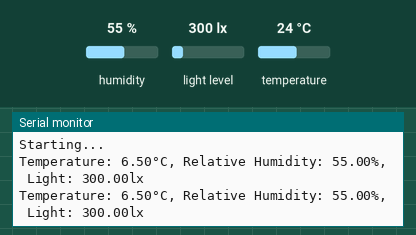
A program run on a simulated ESP32-C3. Shown: the last lines printed to the serial monitor. Inputs (shaded band) come from the test bench; at power-on: humidity 55 %, light level 300 lx, temperature 24 °C.

Above: at 3.8 s.
3.9 s: humidity set to 22 %
At 7.3 s:
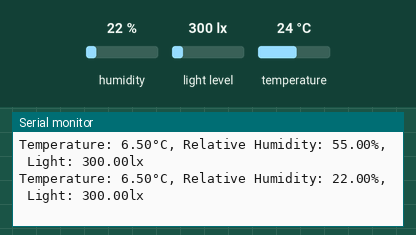
7.8 s: light level set to 40 lx
At 9.9 s:
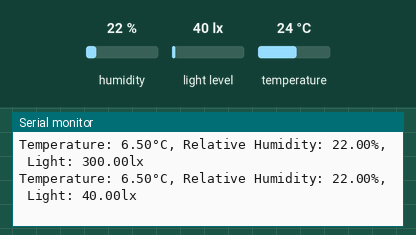
11.7 s: temperature set to 12 °C
At 12.5 s:
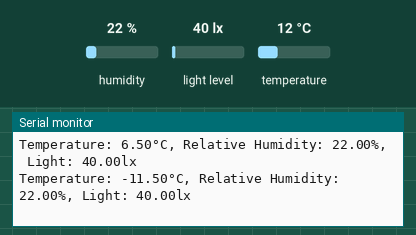

The program:

main.cpp
```cpp
#include <Arduino.h>
#include <Wire.h>
#include <BH1750.h>
#include "ClosedCube_HDC1080.h"

#define IIC_SDA_PIN 5
#define IIC_SCL_PIN 6
#define DELAY_MS 3000

ClosedCube_HDC1080 hdc1080;
BH1750 lightMeter(0x23); // Unsoldered: 0x23 / Soldered: 0x5C
float tempOffset = -7;

void setup()
{
  Serial.begin(115200);
  Serial.setTxTimeoutMs(0);
  Serial.println("Starting...");

  Wire.begin(IIC_SDA_PIN, IIC_SCL_PIN);
  hdc1080.begin(0x40);
  lightMeter.begin(BH1750::CONTINUOUS_HIGH_RES_MODE);
}

float calcTemp()
{
  float internalTemp = temperatureRead();
  float externalTemp = hdc1080.readTemperature();
  return externalTemp - (abs(internalTemp - externalTemp) / 2.0) + tempOffset;
}

void loop()
{
  Serial.print("Temperature: ");
  Serial.print(calcTemp());
  Serial.print("°C, Relative Humidity: ");
  Serial.print(hdc1080.readHumidity());
  Serial.print("%, Light: ");
  Serial.print(lightMeter.readLightLevel());
  Serial.println("lx");
  delay(DELAY_MS);
}
```

Measured:
- after the input at 3.9 s, the serial monitor: prints a new line after 2.2 s (image 1)
- after the input at 7.8 s, the serial monitor: prints a new line after 1.3 s (image 2)
- after the input at 11.7 s, the serial monitor: prints a new line after 0.47 s (image 3)
